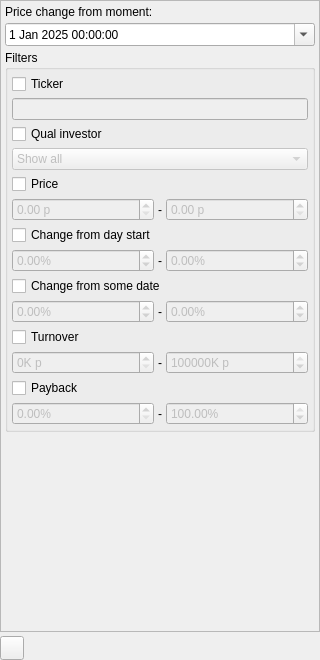
<?xml version="1.0" encoding="UTF-8"?>
<ui version="4.0">
 <class>StocksControlsWidget</class>
 <widget class="QWidget" name="StocksControlsWidget">
  <property name="geometry">
   <rect>
    <x>0</x>
    <y>0</y>
    <width>320</width>
    <height>660</height>
   </rect>
  </property>
  <property name="maximumSize">
   <size>
    <width>320</width>
    <height>16777215</height>
   </size>
  </property>
  <layout class="QVBoxLayout" name="verticalLayout">
   <property name="spacing">
    <number>4</number>
   </property>
   <property name="leftMargin">
    <number>0</number>
   </property>
   <property name="topMargin">
    <number>0</number>
   </property>
   <property name="rightMargin">
    <number>0</number>
   </property>
   <property name="bottomMargin">
    <number>0</number>
   </property>
   <item>
    <widget class="QStackedWidget" name="stackedWidget">
     <property name="currentIndex">
      <number>0</number>
     </property>
     <widget class="QWidget" name="controlsVisiblePage">
      <layout class="QVBoxLayout" name="verticalLayout_2">
       <property name="spacing">
        <number>4</number>
       </property>
       <property name="leftMargin">
        <number>0</number>
       </property>
       <property name="topMargin">
        <number>0</number>
       </property>
       <property name="rightMargin">
        <number>0</number>
       </property>
       <property name="bottomMargin">
        <number>0</number>
       </property>
       <item>
        <widget class="QScrollArea" name="scrollArea">
         <property name="widgetResizable">
          <bool>true</bool>
         </property>
         <widget class="QWidget" name="scrollAreaWidgetContents">
          <property name="geometry">
           <rect>
            <x>0</x>
            <y>0</y>
            <width>318</width>
            <height>628</height>
           </rect>
          </property>
          <layout class="QVBoxLayout" name="verticalLayout_3">
           <property name="spacing">
            <number>4</number>
           </property>
           <property name="leftMargin">
            <number>4</number>
           </property>
           <property name="topMargin">
            <number>4</number>
           </property>
           <property name="rightMargin">
            <number>4</number>
           </property>
           <property name="bottomMargin">
            <number>4</number>
           </property>
           <item>
            <widget class="QLabel" name="label">
             <property name="text">
              <string>Price change from moment:</string>
             </property>
            </widget>
           </item>
           <item>
            <widget class="QDateTimeEdit" name="dateChangeTimeEdit">
             <property name="dateTime">
              <datetime>
               <hour>0</hour>
               <minute>0</minute>
               <second>0</second>
               <year>2025</year>
               <month>1</month>
               <day>1</day>
              </datetime>
             </property>
             <property name="calendarPopup">
              <bool>true</bool>
             </property>
            </widget>
           </item>
           <item>
            <widget class="QGroupBox" name="groupBox">
             <property name="title">
              <string>Filters</string>
             </property>
             <layout class="QVBoxLayout" name="verticalLayout_4">
              <property name="spacing">
               <number>4</number>
              </property>
              <property name="leftMargin">
               <number>4</number>
              </property>
              <property name="topMargin">
               <number>4</number>
              </property>
              <property name="rightMargin">
               <number>4</number>
              </property>
              <property name="bottomMargin">
               <number>4</number>
              </property>
              <item>
               <widget class="QCheckBox" name="tickerCheckBox">
                <property name="text">
                 <string>Ticker</string>
                </property>
               </widget>
              </item>
              <item>
               <widget class="QLineEdit" name="tickerLineEdit">
                <property name="enabled">
                 <bool>false</bool>
                </property>
               </widget>
              </item>
              <item>
               <widget class="QCheckBox" name="qualInvestorCheckBox">
                <property name="text">
                 <string>Qual investor</string>
                </property>
               </widget>
              </item>
              <item>
               <widget class="QComboBox" name="qualInvestorComboBox">
                <property name="enabled">
                 <bool>false</bool>
                </property>
                <property name="currentIndex">
                 <number>0</number>
                </property>
                <item>
                 <property name="text">
                  <string>Show all</string>
                 </property>
                </item>
                <item>
                 <property name="text">
                  <string>Only with status</string>
                 </property>
                </item>
                <item>
                 <property name="text">
                  <string>Only without status</string>
                 </property>
                </item>
               </widget>
              </item>
              <item>
               <widget class="QCheckBox" name="priceCheckBox">
                <property name="text">
                 <string>Price</string>
                </property>
               </widget>
              </item>
              <item>
               <layout class="QHBoxLayout" name="horizontalLayout">
                <item>
                 <widget class="QDoubleSpinBox" name="priceFromDoubleSpinBox">
                  <property name="enabled">
                   <bool>false</bool>
                  </property>
                  <property name="suffix">
                   <string notr="true"> p</string>
                  </property>
                  <property name="maximum">
                   <double>1000000.000000000000000</double>
                  </property>
                 </widget>
                </item>
                <item>
                 <widget class="QLabel" name="label_2">
                  <property name="sizePolicy">
                   <sizepolicy hsizetype="Fixed" vsizetype="Preferred">
                    <horstretch>0</horstretch>
                    <verstretch>0</verstretch>
                   </sizepolicy>
                  </property>
                  <property name="text">
                   <string notr="true">-</string>
                  </property>
                 </widget>
                </item>
                <item>
                 <widget class="QDoubleSpinBox" name="priceToDoubleSpinBox">
                  <property name="enabled">
                   <bool>false</bool>
                  </property>
                  <property name="suffix">
                   <string notr="true"> p</string>
                  </property>
                  <property name="maximum">
                   <double>1000000.000000000000000</double>
                  </property>
                 </widget>
                </item>
               </layout>
              </item>
              <item>
               <widget class="QCheckBox" name="dayStartChangeCheckBox">
                <property name="text">
                 <string>Change from day start</string>
                </property>
               </widget>
              </item>
              <item>
               <layout class="QHBoxLayout" name="horizontalLayout_2">
                <item>
                 <widget class="QDoubleSpinBox" name="dayStartChangeFromDoubleSpinBox">
                  <property name="enabled">
                   <bool>false</bool>
                  </property>
                  <property name="suffix">
                   <string notr="true">%</string>
                  </property>
                  <property name="minimum">
                   <double>-10000.000000000000000</double>
                  </property>
                  <property name="maximum">
                   <double>10000.000000000000000</double>
                  </property>
                 </widget>
                </item>
                <item>
                 <widget class="QLabel" name="label_3">
                  <property name="sizePolicy">
                   <sizepolicy hsizetype="Fixed" vsizetype="Preferred">
                    <horstretch>0</horstretch>
                    <verstretch>0</verstretch>
                   </sizepolicy>
                  </property>
                  <property name="text">
                   <string notr="true">-</string>
                  </property>
                 </widget>
                </item>
                <item>
                 <widget class="QDoubleSpinBox" name="dayStartChangeToDoubleSpinBox">
                  <property name="enabled">
                   <bool>false</bool>
                  </property>
                  <property name="suffix">
                   <string notr="true">%</string>
                  </property>
                  <property name="minimum">
                   <double>-10000.000000000000000</double>
                  </property>
                  <property name="maximum">
                   <double>10000.000000000000000</double>
                  </property>
                 </widget>
                </item>
               </layout>
              </item>
              <item>
               <widget class="QCheckBox" name="dateChangeCheckBox">
                <property name="text">
                 <string>Change from some date</string>
                </property>
               </widget>
              </item>
              <item>
               <layout class="QHBoxLayout" name="horizontalLayout_3">
                <item>
                 <widget class="QDoubleSpinBox" name="dateChangeFromDoubleSpinBox">
                  <property name="enabled">
                   <bool>false</bool>
                  </property>
                  <property name="suffix">
                   <string notr="true">%</string>
                  </property>
                  <property name="minimum">
                   <double>-10000.000000000000000</double>
                  </property>
                  <property name="maximum">
                   <double>10000.000000000000000</double>
                  </property>
                 </widget>
                </item>
                <item>
                 <widget class="QLabel" name="label_4">
                  <property name="sizePolicy">
                   <sizepolicy hsizetype="Fixed" vsizetype="Preferred">
                    <horstretch>0</horstretch>
                    <verstretch>0</verstretch>
                   </sizepolicy>
                  </property>
                  <property name="text">
                   <string notr="true">-</string>
                  </property>
                 </widget>
                </item>
                <item>
                 <widget class="QDoubleSpinBox" name="dateChangeToDoubleSpinBox">
                  <property name="enabled">
                   <bool>false</bool>
                  </property>
                  <property name="suffix">
                   <string notr="true">%</string>
                  </property>
                  <property name="minimum">
                   <double>-10000.000000000000000</double>
                  </property>
                  <property name="maximum">
                   <double>10000.000000000000000</double>
                  </property>
                 </widget>
                </item>
               </layout>
              </item>
              <item>
               <widget class="QCheckBox" name="turnoverCheckBox">
                <property name="toolTip">
                 <string>In thousands</string>
                </property>
                <property name="text">
                 <string>Turnover</string>
                </property>
               </widget>
              </item>
              <item>
               <layout class="QHBoxLayout" name="horizontalLayout_4">
                <item>
                 <widget class="QSpinBox" name="turnoverFromSpinBox">
                  <property name="enabled">
                   <bool>false</bool>
                  </property>
                  <property name="suffix">
                   <string notr="true">K p</string>
                  </property>
                  <property name="maximum">
                   <number>1000000000</number>
                  </property>
                 </widget>
                </item>
                <item>
                 <widget class="QLabel" name="label_5">
                  <property name="sizePolicy">
                   <sizepolicy hsizetype="Fixed" vsizetype="Preferred">
                    <horstretch>0</horstretch>
                    <verstretch>0</verstretch>
                   </sizepolicy>
                  </property>
                  <property name="text">
                   <string notr="true">-</string>
                  </property>
                 </widget>
                </item>
                <item>
                 <widget class="QSpinBox" name="turnoverToSpinBox">
                  <property name="enabled">
                   <bool>false</bool>
                  </property>
                  <property name="suffix">
                   <string notr="true">K p</string>
                  </property>
                  <property name="maximum">
                   <number>1000000000</number>
                  </property>
                  <property name="value">
                   <number>1000000000</number>
                  </property>
                 </widget>
                </item>
               </layout>
              </item>
              <item>
               <widget class="QCheckBox" name="paybackCheckBox">
                <property name="text">
                 <string>Payback</string>
                </property>
               </widget>
              </item>
              <item>
               <layout class="QHBoxLayout" name="horizontalLayout_5">
                <item>
                 <widget class="QDoubleSpinBox" name="paybackFromDoubleSpinBox">
                  <property name="enabled">
                   <bool>false</bool>
                  </property>
                  <property name="suffix">
                   <string notr="true">%</string>
                  </property>
                  <property name="maximum">
                   <double>100.000000000000000</double>
                  </property>
                 </widget>
                </item>
                <item>
                 <widget class="QLabel" name="label_6">
                  <property name="sizePolicy">
                   <sizepolicy hsizetype="Fixed" vsizetype="Preferred">
                    <horstretch>0</horstretch>
                    <verstretch>0</verstretch>
                   </sizepolicy>
                  </property>
                  <property name="text">
                   <string notr="true">-</string>
                  </property>
                 </widget>
                </item>
                <item>
                 <widget class="QDoubleSpinBox" name="paybackToDoubleSpinBox">
                  <property name="enabled">
                   <bool>false</bool>
                  </property>
                  <property name="suffix">
                   <string notr="true">%</string>
                  </property>
                  <property name="maximum">
                   <double>100.000000000000000</double>
                  </property>
                  <property name="value">
                   <double>100.000000000000000</double>
                  </property>
                 </widget>
                </item>
               </layout>
              </item>
             </layout>
            </widget>
           </item>
           <item>
            <spacer name="verticalSpacer">
             <property name="orientation">
              <enum>Qt::Orientation::Vertical</enum>
             </property>
             <property name="sizeHint" stdset="0">
              <size>
               <width>20</width>
               <height>645</height>
              </size>
             </property>
            </spacer>
           </item>
          </layout>
         </widget>
        </widget>
       </item>
      </layout>
     </widget>
     <widget class="QWidget" name="controlsHiddenPage">
      <layout class="QVBoxLayout" name="verticalLayout_5">
       <property name="spacing">
        <number>4</number>
       </property>
       <property name="leftMargin">
        <number>0</number>
       </property>
       <property name="topMargin">
        <number>0</number>
       </property>
       <property name="rightMargin">
        <number>0</number>
       </property>
       <property name="bottomMargin">
        <number>0</number>
       </property>
       <item>
        <widget class="VerticalLabel" name="filterActiveLabel">
         <property name="font">
          <font>
           <pointsize>12</pointsize>
          </font>
         </property>
         <property name="text">
          <string notr="true">Filter active</string>
         </property>
         <property name="alignment">
          <set>Qt::AlignmentFlag::AlignCenter</set>
         </property>
        </widget>
       </item>
      </layout>
     </widget>
    </widget>
   </item>
   <item>
    <layout class="QHBoxLayout" name="horizontalLayout_6">
     <property name="spacing">
      <number>4</number>
     </property>
     <item>
      <widget class="QPushButton" name="hideButton">
       <property name="minimumSize">
        <size>
         <width>24</width>
         <height>24</height>
        </size>
       </property>
       <property name="maximumSize">
        <size>
         <width>24</width>
         <height>24</height>
        </size>
       </property>
       <property name="text">
        <string/>
       </property>
       <property name="icon">
        <iconset resource="../../../Resources.qrc">
         <normaloff>:/assets/images/left_arrows.png</normaloff>:/assets/images/left_arrows.png</iconset>
       </property>
      </widget>
     </item>
     <item>
      <spacer name="horizontalSpacer">
       <property name="orientation">
        <enum>Qt::Orientation::Horizontal</enum>
       </property>
       <property name="sizeHint" stdset="0">
        <size>
         <width>40</width>
         <height>20</height>
        </size>
       </property>
      </spacer>
     </item>
    </layout>
   </item>
  </layout>
 </widget>
 <customwidgets>
  <customwidget>
   <class>VerticalLabel</class>
   <extends>QLabel</extends>
   <header>src/verticallabel/verticallabel.h</header>
  </customwidget>
 </customwidgets>
 <resources>
  <include location="../../../Resources.qrc"/>
 </resources>
 <connections/>
</ui>
